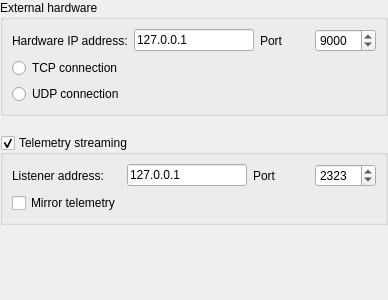
<?xml version="1.0" encoding="UTF-8"?>
<ui version="4.0">
 <class>IPconnectionOptionsPage</class>
 <widget class="QWidget" name="IPconnectionOptionsPage">
  <property name="geometry">
   <rect>
    <x>0</x>
    <y>0</y>
    <width>388</width>
    <height>300</height>
   </rect>
  </property>
  <property name="windowTitle">
   <string>Form</string>
  </property>
  <layout class="QVBoxLayout" name="verticalLayout">
   <property name="spacing">
    <number>19</number>
   </property>
   <property name="margin">
    <number>0</number>
   </property>
   <item>
    <widget class="QGroupBox" name="groupBox">
     <property name="maximumSize">
      <size>
       <width>16777215</width>
       <height>16777215</height>
      </size>
     </property>
     <property name="title">
      <string>External hardware</string>
     </property>
     <layout class="QGridLayout" name="gridLayout_2">
      <item row="0" column="0">
       <widget class="QLabel" name="label_2">
        <property name="text">
         <string>Hardware IP address:</string>
        </property>
       </widget>
      </item>
      <item row="3" column="0" colspan="2">
       <widget class="QRadioButton" name="UseUDP">
        <property name="text">
         <string>UDP connection</string>
        </property>
       </widget>
      </item>
      <item row="0" column="1">
       <widget class="QLineEdit" name="ExternalHwAddressSpinBox">
        <property name="maximumSize">
         <size>
          <width>120</width>
          <height>16777215</height>
         </size>
        </property>
        <property name="text">
         <string>127.0.0.1</string>
        </property>
       </widget>
      </item>
      <item row="0" column="3">
       <widget class="QSpinBox" name="ExternalHwPortSpinBox">
        <property name="minimum">
         <number>1</number>
        </property>
        <property name="maximum">
         <number>65536</number>
        </property>
        <property name="value">
         <number>9000</number>
        </property>
       </widget>
      </item>
      <item row="2" column="0">
       <widget class="QRadioButton" name="UseTCP">
        <property name="text">
         <string>TCP connection</string>
        </property>
       </widget>
      </item>
      <item row="0" column="2">
       <widget class="QLabel" name="label_3">
        <property name="text">
         <string>Port</string>
        </property>
       </widget>
      </item>
     </layout>
     <zorder>ExternalHwAddressSpinBox</zorder>
     <zorder>ExternalHwPortSpinBox</zorder>
     <zorder>UseUDP</zorder>
     <zorder>horizontalSpacer</zorder>
     <zorder>horizontalSpacer</zorder>
     <zorder>horizontalSpacer</zorder>
     <zorder>ExternalHwAddressSpinBox</zorder>
     <zorder>ExternalHwPortSpinBox</zorder>
     <zorder>UseUDP</zorder>
     <zorder>label_2</zorder>
     <zorder>label_3</zorder>
     <zorder>UseTCP</zorder>
    </widget>
   </item>
   <item>
    <widget class="QGroupBox" name="StreamTelemetryCheckBox">
     <property name="maximumSize">
      <size>
       <width>16777215</width>
       <height>100</height>
      </size>
     </property>
     <property name="title">
      <string>Telemetry streaming</string>
     </property>
     <property name="checkable">
      <bool>true</bool>
     </property>
     <layout class="QGridLayout" name="gridLayout_3">
      <item row="0" column="0">
       <widget class="QLabel" name="label_4">
        <property name="text">
         <string>Listener address:</string>
        </property>
       </widget>
      </item>
      <item row="0" column="1">
       <widget class="QLineEdit" name="StreamingAddressSpinBox">
        <property name="maximumSize">
         <size>
          <width>120</width>
          <height>16777215</height>
         </size>
        </property>
        <property name="text">
         <string>127.0.0.1</string>
        </property>
       </widget>
      </item>
      <item row="0" column="2">
       <widget class="QLabel" name="label_5">
        <property name="text">
         <string>Port</string>
        </property>
       </widget>
      </item>
      <item row="0" column="3">
       <widget class="QSpinBox" name="StreamingPortSpinBox">
        <property name="minimum">
         <number>1</number>
        </property>
        <property name="maximum">
         <number>65536</number>
        </property>
        <property name="value">
         <number>2323</number>
        </property>
       </widget>
      </item>
      <item row="1" column="0">
       <widget class="QCheckBox" name="mirrorTelemetryCheckBox">
        <property name="text">
         <string>Mirror telemetry</string>
        </property>
       </widget>
      </item>
     </layout>
    </widget>
   </item>
   <item>
    <spacer name="verticalSpacer_2">
     <property name="orientation">
      <enum>Qt::Vertical</enum>
     </property>
     <property name="sizeHint" stdset="0">
      <size>
       <width>20</width>
       <height>40</height>
      </size>
     </property>
    </spacer>
   </item>
  </layout>
 </widget>
 <resources/>
 <connections/>
</ui>
